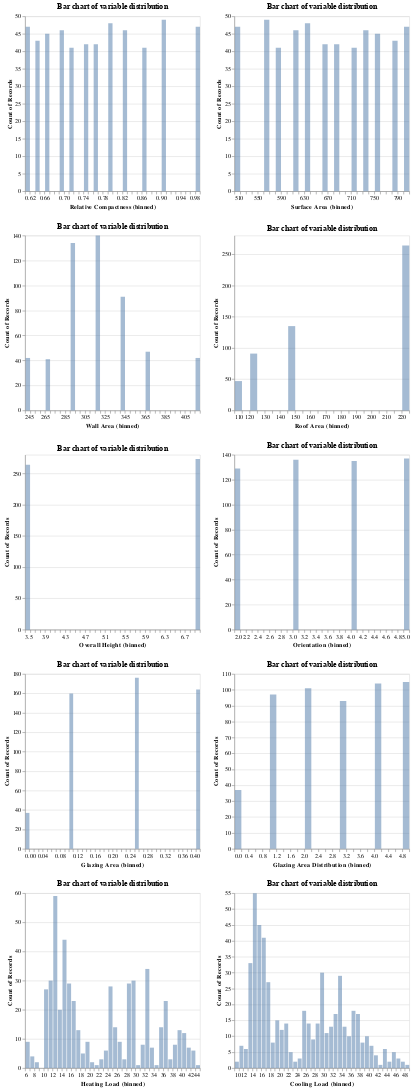

Notebook code cell kept with this figure:
### Markdown cell above
**NOTE: The following EDA can be conducted using 'eda_script_plots_update.py' in the energy_efficiency_analysis/src folder**

### Code cell
# check the distribution of all variables
column_list = train_df.columns.tolist()
feats = ['Relative Compactness', 'Surface Area', 'Wall Area', 'Roof Area', 'Overall Height', 'Orientation', 'Glazing Area', 'Glazing Area Distribution']

distri = alt.Chart(train_df, 
                         title = 'Bar chart of variable distribution'
                        ).mark_bar(opacity = 0.5).encode(
    alt.X (alt.repeat(),
           type = 'quantitative',
          bin = alt.Bin(maxbins = 45)),
    alt.Y('count()', stack = None),
    tooltip = 'count()'
    ).properties(width = 300,
            height = 300).repeat(
    repeat = column_list,
    columns = 2)
distri

### Figure 1 — Vega-Lite specification as saved in the notebook (floating-point values rounded to 4 significant figures; data arrays with more than 128 entries replaced by an {"elided": "..."} marker saying what was removed)
{"$schema": "https://vega.github.io/schema/vega-lite/v4.17.0.json", "columns": 2, "config": {"view": {"continuousHeight": 300, "continuousWidth": 400}}, "datasets": {"data-6f853e7087029a474ca9fa67d7e519bb": {"elided": "537 records"}}, "repeat": ["Relative Compactness", "Surface Area", "Wall Area", "Roof Area", "Overall Height", "Orientation", "Glazing Area", "Glazing Area Distribution", "Heating Load", "Cooling Load"], "spec": {"data": {"name": "data-6f853e7087029a474ca9fa67d7e519bb"}, "encoding": {"tooltip": {"aggregate": "count", "type": "quantitative"}, "x": {"bin": {"maxbins": 45}, "field": {"repeat": "repeat"}, "type": "quantitative"}, "y": {"aggregate": "count", "stack": null, "type": "quantitative"}}, "height": 300, "mark": {"opacity": 0.5, "type": "bar"}, "title": "Bar chart of variable distribution", "width": 300}}
